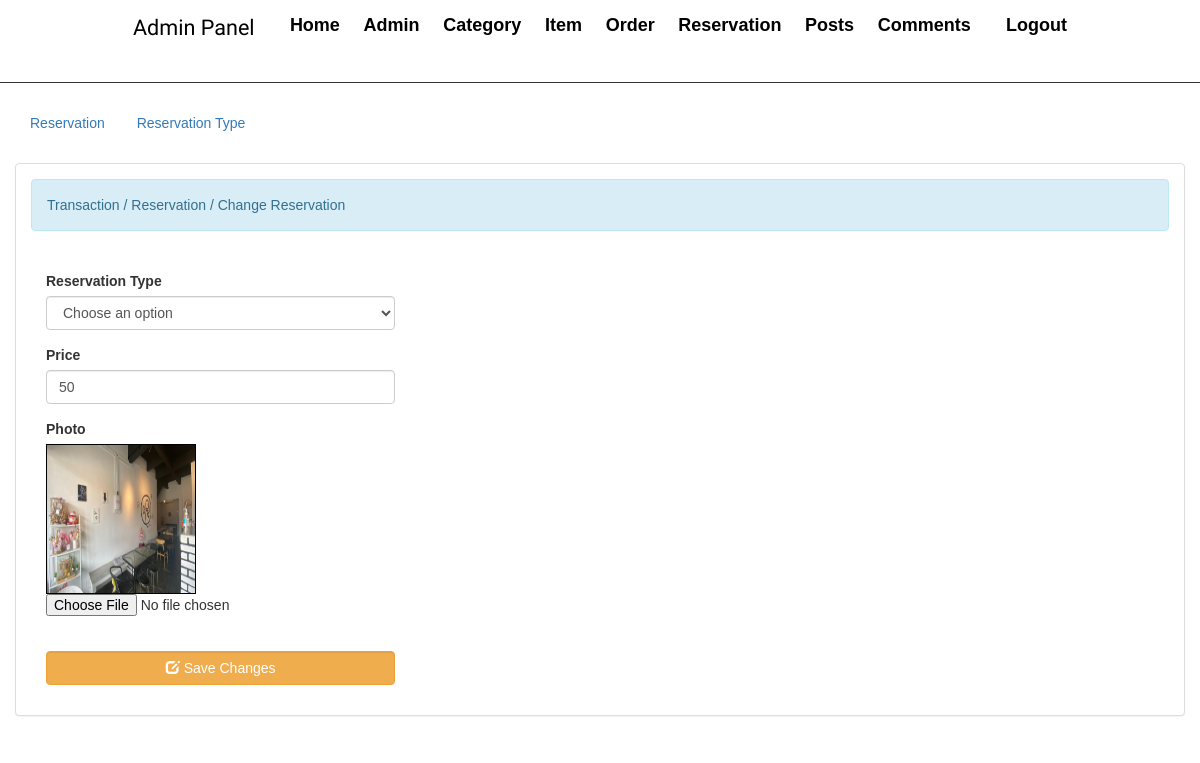
Page /admin/edit_reservation.php?reservation_id=1 (signed in) on the committed database.
### tables this page shows
CREATE TABLE `reservation` (
  `reservation_id` int(11) NOT NULL,
  `reservation_type` varchar(50) NOT NULL,
  `reservation_price` varchar(11) NOT NULL,
  `photo` varchar(100) DEFAULT NULL
);

### admin/edit_reservation.php (the view, shortened to what this page needs)
<?php
include("partials/menu.php");
 ?>
<!DOCTYPE html>
<?php
	require 'name.php';
?>
<html lang = "en">
	<head>
		<link rel = "stylesheet" type = "text/css" href = "../css/bootstrap.css " />
		<link rel = "stylesheet" type = "text/css" href = "../css/style.css" />
	</head>
<body>
	<div class = "container-fluid">
		<br>
		<ul class = "nav nav-pills">
			<li><a href = "reserve.php">Reservation</a></li>
			<li><a href = "reservation_type.php">Reservation Type</a></li>
		</ul>
	</div>
	<br />
	<div class = "container-fluid">
		<div class = "panel panel-default">
			<div class = "panel-body">
				<div class = "alert alert-info">Transaction / Reservation / Change Reservation</div>
				<br />
				<div class = "col-md-4">
					<?php
						$query = $conn->query("SELECT * FROM `reservation` WHERE `reservation_id` = '$_REQUEST[reservation_id]'") or die(mysqli_error());
						$fetch = $query->fetch_array();
					?>
					<form method = "POST" enctype = "multipart/form-data">
						<div class = "form-group">
							<label>Reservation Type </label>
							<select class = "form-control" required = required name = "reservation_type">
								<option value = "">Choose an option</option>
							</select>
						</div>
						<div class = "form-group">
							<label>Price </label>
							<input type = "number" min = "0" max = "999999999" value = "<?php echo $fetch['reservation_price']?>" class = "form-control" name = "reservation_price" />
						</div>
						<div class = "form-group">
							<label>Photo </label>
							<div id = "preview" style = "width:150px; height :150px; border:1px solid #000;">
								<img src = "../photo/<?php echo $fetch['photo']?>" id = "lbl" width = "100%" height = "100%"/>
							</div>
							<input type = "file" required = "required" id = "photo" name = "photo" />
						</div>
						<br />
						<div class = "form-group">
							<button name = "edit_reservation" class = "btn btn-warning form-control"><i class = "glyphicon glyphicon-edit"></i> Save Changes</button>
						</div>
					</form>
				</div>
			</div>
		</div>
	</div>
	<br />
	<br />
</body>
</html>

### css/admin.css (style rules this page uses)
* { margin: 0 0; padding: 0 0; font-family: Arial, Helvetica, sans-serif; }

### rows in the picture
reservation: reservation_price "50", photo (picture)
